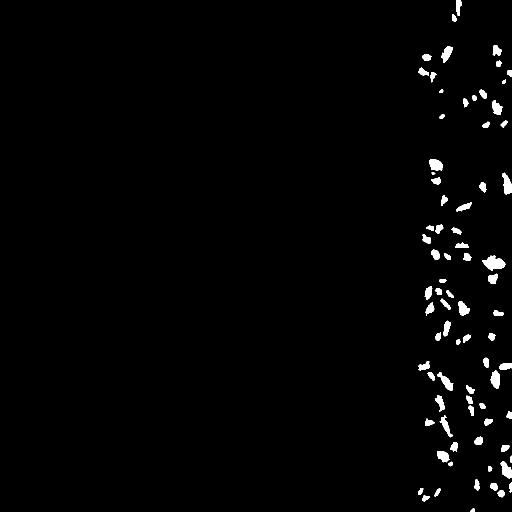
#> input picture tests/pngcsv/C set, VH22B002877A001001 (x=17070.0, y=22191.0, w=1024.0, h=1024.0).GT_cells.png, 1024 x 1024 px (shown at 1/2 size); the run also reads 1 picture not shown here
$ python pngcsv2graph.py --png-dir ../tests/pngcsv --csv-dir ../tests/pngcsv --orig-dir ../tests/pngcsv --output-path out.png
#> lines starting #> are read from the running program, lines starting #| are printed output that depends on the picture
### utils/preprocessing.py
"""

Module with utility functions for preprocessing.

Copyright (C) 2023  Jose Pérez Cano

This program is free software: you can redistribute it and/or modify
it under the terms of the GNU Affero General Public License as published by
the Free Software Foundation, either version 3 of the License, or
(at your option) any later version.

This program is distributed in the hope that it will be useful,
but WITHOUT ANY WARRANTY; without even the implied warranty of
MERCHANTABILITY or FITNESS FOR A PARTICULAR PURPOSE.  See the
GNU Affero General Public License for more details.

You should have received a copy of the GNU Affero General Public License
along with this program.  If not, see <https://www.gnu.org/licenses/>.

Contact information: joseperez2000@hotmail.es
"""

import os
from geojson import Feature, Polygon
import cv2
import pandas as pd
import numpy as np
import json
from typing import Dict, Any, List, Tuple


def parse_path(path: str) -> str:
    """
    Checks for trailing slash and adds it in case it isn't there.
    """
    if path[-1] != '/':
        return path + '/'
    return path

def create_dir(path: str) -> None:
    """
    Checks if the folder exists, if it doesn't, it is created.
    """
    if not os.path.isdir(path):
        os.mkdir(path)

def get_names(path: str, pattern: str) -> List[str]:
    """
    Returns a list with all the files in <path> containing <pattern>.
    It removes the <pattern> substring from the names.
    """
#> called with path = '../tests/pngcsv/', pattern = '.GT_cells.png'
    names_raw = os.listdir(path)
    names = []
    for name in names_raw:
        if pattern in name:
            names.append(name[:-len(pattern)])
    return names

# [9 lines left out: function read_names, not called in this run]

def read_labels(name: str, png_dir: str, csv_dir: str) -> Tuple[np.ndarray, pd.DataFrame]:
    """
    Input: name of file and paths to their location in png and csv format.
           Files should end in .GT_cells.png and .class.csv respectively.
    Output: png and csv of that file.
    """
    try:
        img = cv2.imread(png_dir + name + '.GT_cells.png', -1)
        csv = pd.read_csv(csv_dir + name + '.class.csv', header=None)
        csv.columns = ['id', 'label']
        return img, csv
    except:
        return None, None


# [31 lines left out: functions read_csv, read_json, read_centroids, not called in this run]

Point = Tuple[float,float]
Contour = List[Point]
# [50 lines left out: functions format_contour, create_geojson, save_pngcsv, save_graph, not called in this run]

### preprocessing/pngcsv2graph.py
"""
Computes a graph representation from the images and pngcsv labels.

Copyright (C) 2023  Jose Pérez Cano

This program is free software: you can redistribute it and/or modify
it under the terms of the GNU Affero General Public License as published by
the Free Software Foundation, either version 3 of the License, or
(at your option) any later version.

This program is distributed in the hope that it will be useful,
but WITHOUT ANY WARRANTY; without even the implied warranty of
MERCHANTABILITY or FITNESS FOR A PARTICULAR PURPOSE.  See the
GNU Affero General Public License for more details.

You should have received a copy of the GNU Affero General Public License
along with this program.  If not, see <https://www.gnu.org/licenses/>.

Contact information: joseperez2000@hotmail.es
"""
from typing import Dict, Tuple, List
import argparse
import pandas as pd
import numpy as np
import numpy.ma as ma
import sys
import os
import cv2
from concurrent.futures import ThreadPoolExecutor

PKG_DIR = os.path.dirname(os.path.dirname(os.path.abspath(__file__)))
sys.path.append(PKG_DIR)

from utils.preprocessing import *

parser = argparse.ArgumentParser()
parser.add_argument('--png-dir', type=str, required=True,
                    help='Path to png files.')
parser.add_argument('--csv-dir', type=str, required=True,
                    help='Path to csv files.')
parser.add_argument('--orig-dir', type=str, required=True,
                    help='Path to original images.')
parser.add_argument('--output-path', type=str, required=True,
                    help='Path to save files.')
parser.add_argument('--num-workers', type=int, default=1)

def read_image(name: str, path: str) -> np.array:
    """
    Given name image (without extension) and folder path,
    returns array with pixel values (RGB).
    """
    aux = cv2.imread(os.path.join(path, name+'.png'))
    return cv2.cvtColor(aux, cv2.COLOR_BGR2RGB)

# [116 lines left out: functions get_mask, apply_mask, compute_perimeter, extract_features, add_node, create_graph, not called in this run]


def main(name: str, k: int, names: List[str])-> None:
    """
    Wrapper to use multiprocessing
    """
    print('Progress: {:2d}/{}'.format(k+1, len(names)), end="\r")
    png, csv = read_labels(name, PNG_DIR, CSV_DIR)
    img = read_image(name, ORIG_DIR)
    try:
        graph = create_graph(img, png, csv)
        save_graph(graph, os.path.join(OUTPUT_PATH, name+'.nodes.csv'))
    except Exception as e:
        print()
        print(e)
        print()
        print('Failed at:', name)

if __name__ == '__main__':
    args = parser.parse_args()
    PNG_DIR = parse_path(args.png_dir)
    CSV_DIR = parse_path(args.csv_dir)
    ORIG_DIR = parse_path(args.orig_dir)
    OUTPUT_PATH = parse_path(args.output_path)
    create_dir(OUTPUT_PATH)

    names = get_names(PNG_DIR, '.GT_cells.png')
    with ThreadPoolExecutor(max_workers=args.num_workers) as executor:
        for k, name in enumerate(names):
            executor.submit(main, name, k, names)
#> this loop made 2 passes
#> pass 1, in read_labels, `img = cv2.imread(png_dir + name + '.GT_cells.png', -1)`:
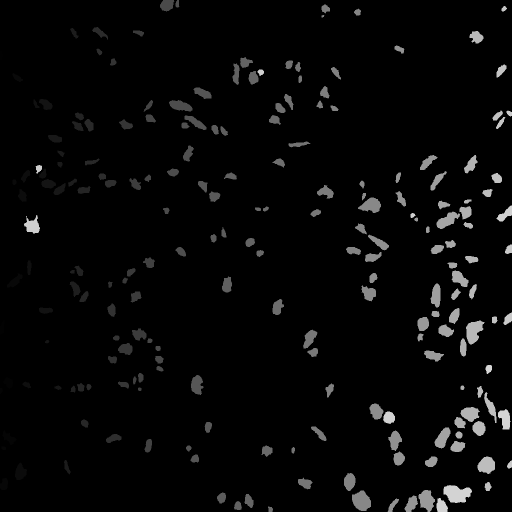
#> img: shape (1024, 1024) uint16 (shown at 1/2 size); min 0, max 214, mean 7.3
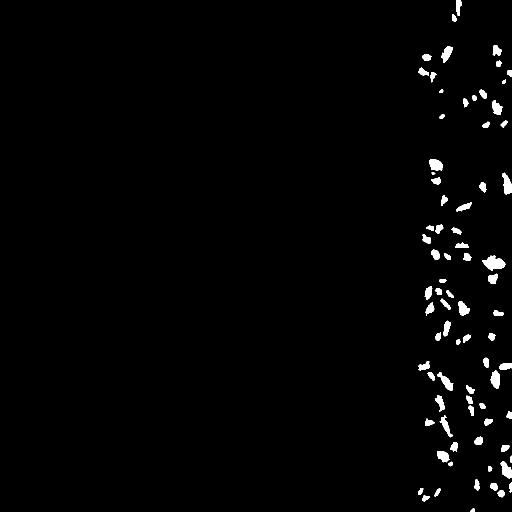
#> input picture tests/pngcsv/C set, VH22B002877A001001 (x=17070.0, y=22191.0, w=1024.0, h=1024.0).GT_cells.png, 1024 x 1024 px (shown at 1/2 size)
#> pass 2, in read_labels (call 2), `img = cv2.imread(png_dir + name + '.GT_cells.png', -1)`:
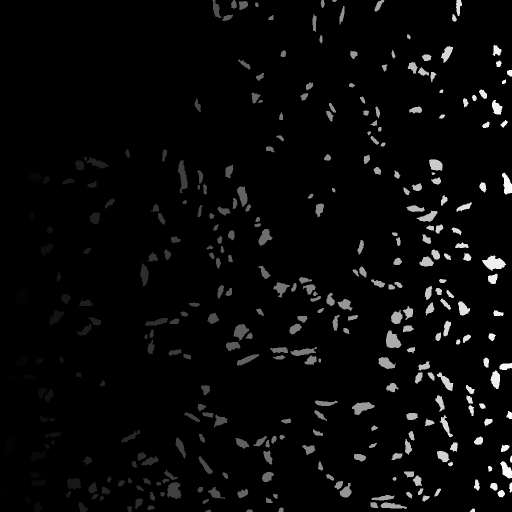
#> img: shape (1024, 1024) uint16 (shown at 1/2 size); min 0, max 334, mean 10.7; drawn with min black and max white
    print()
